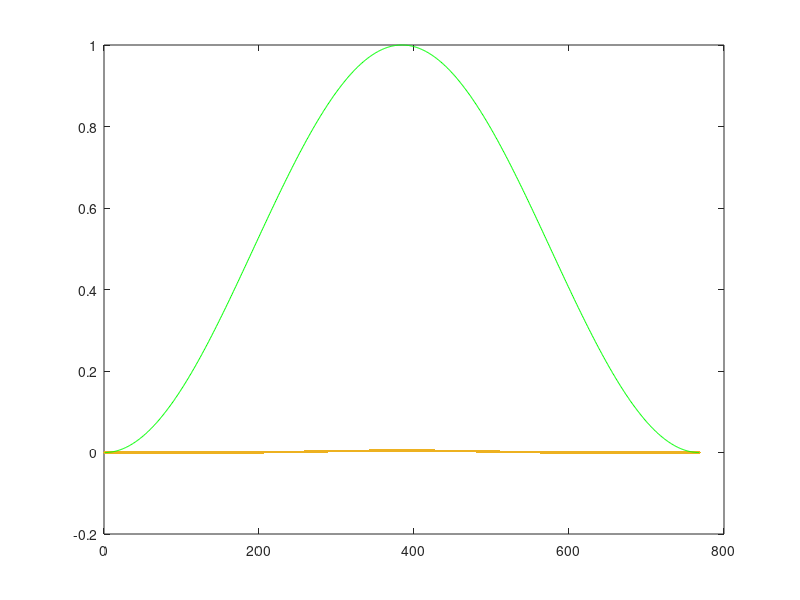

The MATLAB source for this figure:
close all;
clc;
clear all;
filter_coeff=[-0.000030328878, -0.000030577072, -0.000031071936, -0.000031810440, ...
        -0.000032788081, -0.000033998941, -0.000035435750, -0.000037089977, ...
        -0.000038951924, -0.000041010841, -0.000043255049, -0.000045672075, ...
        -0.000048248791, -0.000050971567, -0.000053826416, -0.000056799157, ...
        -0.000059875563, -0.000063041519, -0.000066283168, -0.000069587057, ...
        -0.000072940270, -0.000076330559, -0.000079746457, -0.000083177384, ...
        -0.000086613733, -0.000090046951, -0.000093469597, -0.000096875386, ...
        -0.000100259219, -0.000103617193, -0.000106946596, -0.000110245887, ...
        -0.000113514662, -0.000116753598, -0.000119964392, -0.000123149681, ...
        -0.000126312954, -0.000129458453, -0.000132591065, -0.000135716209, ...
        -0.000138839714, -0.000141967702, -0.000145106460, -0.000148262318, ...
        -0.000151441530, -0.000154650156, -0.000157893954, -0.000161178271, ...
        -0.000164507953, -0.000167887260, -0.000171319789, -0.000174808415, ...
        -0.000178355242, -0.000181961566, -0.000185627852, -0.000189353730, ...
        -0.000193137994, -0.000196978626, -0.000200872823, -0.000204817042, ...
        -0.000208807055, -0.000212838013, -0.000216904517, -0.000221000704, ...
        -0.000225120328, -0.000229256857, -0.000233403563, -0.000237553622, ...
        -0.000241700207, -0.000245836584, -0.000249956200, -0.000254052771, ...
        -0.000258120361, -0.000262153450, -0.000266147004, -0.000270096521, ...
        -0.000273998076, -0.000277848354, -0.000281644665, -0.000285384955, ...
        -0.000289067796, -0.000292692375, -0.000296258456, -0.000299766348, ...
        -0.000303216849, -0.000306611182, -0.000309950933, -0.000313237965, ...
        -0.000316474338, -0.000319662220, -0.000322803792, -0.000325901155, ...
        -0.000328956235, -0.000331970689, -0.000334945811, -0.000337882450, ...
        -0.000340780925, -0.000343640950, -0.000346461575, -0.000349241120, ...
        -0.000351977139, -0.000354666377, -0.000357304758, -0.000359887364, ...
        -0.000362408450, -0.000364861452, -0.000367239018, -0.000369533056, ...
        -0.000371734777, -0.000373834773, -0.000375823080, -0.000377689276, ...
        -0.000379422563, -0.000381011877, -0.000382445990, -0.000383713619, ...
        -0.000384803542, -0.000385704709, -0.000386406356, -0.000386898114, ...
        -0.000387170118, -0.000387213101, -0.000387018495, -0.000386578507, ...
        -0.000385886201, -0.000384935557, -0.000383721524, -0.000382240056, ...
        -0.000380488141, -0.000378463812, -0.000376166139, -0.000373595219, ...
        -0.000370752142, -0.000367638943, -0.000364258554, -0.000360614724, ...
        -0.000356711946, -0.000352555363, -0.000348150670, -0.000343504007, ...
        -0.000338621843, -0.000333510867, -0.000328177859, -0.000322629576, ...
        -0.000316872631, -0.000310913376, -0.000304757787, -0.000298411360, ...
        -0.000291879010, -0.000285164980, -0.000278272762, -0.000271205024, ...
        -0.000263963554, -0.000256549216, -0.000248961920, -0.000241200601, ...
        -0.000233263221, -0.000225146777, -0.000216847326, -0.000208360028, ...
        -0.000199679191, -0.000190798343, -0.000181710300, -0.000172407255, ...
        -0.000162880871, -0.000153122383, -0.000143122702, -0.000132872532, ...
        -0.000122362479, -0.000111583170, -0.000100525363, -0.000089180064, ...
        -0.000077538630, -0.000065592878, -0.000053335171, -0.000040758515, ...
        -0.000027856630, -0.000014624018, -0.000001056021, 0.000012851138, ...
        0.000027100327, 0.000041693485, 0.000056631617, 0.000071914809, ...
        0.000087542246, 0.000103512249, 0.000119822322, 0.000136469211, ...
        0.000153448970, 0.000170757041, 0.000188388336, 0.000206337332, ...
        0.000224598164, 0.000243164726, 0.000262030769, 0.000281190009, ...
        0.000300636218, 0.000320363327, 0.000340365516, 0.000360637298, ...
        0.000381173598, 0.000401969827, 0.000423021935, 0.000444326464, ...
        0.000465880589, 0.000487682136, 0.000509729602, 0.000532022152, ...
        0.000554559610, 0.000577342430, 0.000600371663, 0.000623648909, ...
        0.000647176257, 0.000670956213, 0.000694991628, 0.000719285612, ...
        0.000743841437, 0.000768662450, 0.000793751965, 0.000819113166, ...
        0.000844749009, 0.000870662116, 0.000896854682, 0.000923328383, ...
        0.000950084291, 0.000977122793, 0.001004443523, 0.001032045304, ...
        0.001059926097, 0.001088082964, 0.001116512045, 0.001145208547, ...
        0.001174166740, 0.001203379980, 0.001232840729, 0.001262540599, ...
        0.001292470407, 0.001322620233, 0.001352979500, 0.001383537057, ...
        0.001414281270, 0.001445200126, 0.001476281334, 0.001507512436, ...
        0.001538880923, 0.001570374340, 0.001601980408, 0.001633687126, ...
        0.001665482879, 0.001697356541, 0.001729297566, 0.001761296070, ...
        0.001793342912, 0.001825429752, 0.001857549108, 0.001889694393, ...
        0.001921859941, 0.001954041023, 0.001986233843, 0.002018435527, ...
        0.002050644089, 0.002082858396, 0.002115078108, 0.002147303617, ...
        0.002179535967, 0.002211776768, 0.002244028101, 0.002276292416, ...
        0.002308572425, 0.002340870987, 0.002373190996, 0.002405535266, ...
        0.002437906415, 0.002470306756, 0.002502738185, 0.002535202083, ...
        0.002567699223, 0.002600229679, 0.002632792754, 0.002665386912, ...
        0.002698009728, 0.002730657846, 0.002763326951, 0.002796011756, ...
        0.002828706000, 0.002861402467, 0.002894093007, 0.002926768579, ...
        0.002959419304, 0.002992034530, 0.003024602902, 0.003057112453, ...
        0.003089550693, 0.003121904707, 0.003154161264, 0.003186306922, ...
        0.003218328139, 0.003250211388, 0.003281943260, 0.003313510581, ...
        0.003344900504, 0.003376100618, 0.003407099027, 0.003437884440, ...
        0.003468446237, 0.003498774536, 0.003528860235, 0.003558695057, ...
        0.003588271569, 0.003617583196, 0.003646624221, 0.003675389765, ...
        0.003703875769, 0.003732078943, 0.003759996728, 0.003787627222, ...
        0.003814969120, 0.003842021626, 0.003868784372, 0.003895257323, ...
        0.003921440679, 0.003947334780, 0.003972940002, 0.003998256657, ...
        0.004023284898, 0.004048024621, 0.004072475378, 0.004096636296, ...
        0.004120505997, 0.004144082539, 0.004167363355, 0.004190345212, ...
        0.004213024178, 0.004235395601, 0.004257454099, 0.004279193573, ...
        0.004300607214, 0.004321687545, 0.004342426454, 0.004362815256, ...
        0.004382844754, 0.004402505313, 0.004421786948, 0.004440679412, ...
        0.004459172292, 0.004477255113, 0.004494917441, 0.004512148992, ...
        0.004528939733, 0.004545279991, 0.004561160551, 0.004576572754, ...
        0.004591508584, 0.004605960752, 0.004619922770, 0.004633389009, ...
        0.004646354755, 0.004658816245, 0.004670770698, 0.004682216325, ...
        0.004693152332, 0.004703578904, 0.004713497184, 0.004722909228, ...
        0.004731817958, 0.004740227096, 0.004748141095, 0.004755565048, ...
        0.004762504603, 0.004768965859, 0.004774955265, 0.004780479506, ...
        0.004785545399, 0.004790159771, 0.004794329357, 0.004798060681, ...
        0.004801359958, 0.004804232990, 0.004806685075, 0.004808720919, ...
        0.004810344567, 0.004811559332, 0.004812367747, 0.004812771523, ...
        0.004812771523, 0.004812367747, 0.004811559332, 0.004810344567, ...
        0.004808720919, 0.004806685075, 0.004804232990, 0.004801359958, ...
        0.004798060681, 0.004794329357, 0.004790159771, 0.004785545399, ...
        0.004780479506, 0.004774955265, 0.004768965859, 0.004762504603, ...
        0.004755565048, 0.004748141095, 0.004740227096, 0.004731817958, ...
        0.004722909228, 0.004713497184, 0.004703578904, 0.004693152332, ...
        0.004682216325, 0.004670770698, 0.004658816245, 0.004646354755, ...
        0.004633389009, 0.004619922770, 0.004605960752, 0.004591508584, ...
        0.004576572754, 0.004561160551, 0.004545279991, 0.004528939733, ...
        0.004512148992, 0.004494917441, 0.004477255113, 0.004459172292, ...
        0.004440679412, 0.004421786948, 0.004402505313, 0.004382844754, ...
        0.004362815256, 0.004342426454, 0.004321687545, 0.004300607214, ...
        0.004279193573, 0.004257454099, 0.004235395601, 0.004213024178, ...
        0.004190345212, 0.004167363355, 0.004144082539, 0.004120505997, ...
        0.004096636296, 0.004072475378, 0.004048024621, 0.004023284898, ...
        0.003998256657, 0.003972940002, 0.003947334780, 0.003921440679, ...
        0.003895257323, 0.003868784372, 0.003842021626, 0.003814969120, ...
        0.003787627222, 0.003759996728, 0.003732078943, 0.003703875769, ...
        0.003675389765, 0.003646624221, 0.003617583196, 0.003588271569, ...
        0.003558695057, 0.003528860235, 0.003498774536, 0.003468446237, ...
        0.003437884440, 0.003407099027, 0.003376100618, 0.003344900504, ...
        0.003313510581, 0.003281943260, 0.003250211388, 0.003218328139, ...
        0.003186306922, 0.003154161264, 0.003121904707, 0.003089550693, ...
        0.003057112453, 0.003024602902, 0.002992034530, 0.002959419304, ...
        0.002926768579, 0.002894093007, 0.002861402467, 0.002828706000, ...
        0.002796011756, 0.002763326951, 0.002730657846, 0.002698009728, ...
        0.002665386912, 0.002632792754, 0.002600229679, 0.002567699223, ...
        0.002535202083, 0.002502738185, 0.002470306756, 0.002437906415, ...
        0.002405535266, 0.002373190996, 0.002340870987, 0.002308572425, ...
        0.002276292416, 0.002244028101, 0.002211776768, 0.002179535967, ...
        0.002147303617, 0.002115078108, 0.002082858396, 0.002050644089, ...
        0.002018435527, 0.001986233843, 0.001954041023, 0.001921859941, ...
        0.001889694393, 0.001857549108, 0.001825429752, 0.001793342912, ...
        0.001761296070, 0.001729297566, 0.001697356541, 0.001665482879, ...
        0.001633687126, 0.001601980408, 0.001570374340, 0.001538880923, ...
        0.001507512436, 0.001476281334, 0.001445200126, 0.001414281270, ...
        0.001383537057, 0.001352979500, 0.001322620233, 0.001292470407, ...
        0.001262540599, 0.001232840729, 0.001203379980, 0.001174166740, ...
        0.001145208547, 0.001116512045, 0.001088082964, 0.001059926097, ...
        0.001032045304, 0.001004443523, 0.000977122793, 0.000950084291, ...
        0.000923328383, 0.000896854682, 0.000870662116, 0.000844749009, ...
        0.000819113166, 0.000793751965, 0.000768662450, 0.000743841437, ...
        0.000719285612, 0.000694991628, 0.000670956213, 0.000647176257, ...
        0.000623648909, 0.000600371663, 0.000577342430, 0.000554559610, ...
        0.000532022152, 0.000509729602, 0.000487682136, 0.000465880589, ...
        0.000444326464, 0.000423021935, 0.000401969827, 0.000381173598, ...
        0.000360637298, 0.000340365516, 0.000320363327, 0.000300636218, ...
        0.000281190009, 0.000262030769, 0.000243164726, 0.000224598164, ...
        0.000206337332, 0.000188388336, 0.000170757041, 0.000153448970, ...
        0.000136469211, 0.000119822322, 0.000103512249, 0.000087542246, ...
        0.000071914809, 0.000056631617, 0.000041693485, 0.000027100327, ...
        0.000012851138, -0.000001056021, -0.000014624018, -0.000027856630, ...
        -0.000040758515, -0.000053335171, -0.000065592878, -0.000077538630, ...
        -0.000089180064, -0.000100525363, -0.000111583170, -0.000122362479, ...
        -0.000132872532, -0.000143122702, -0.000153122383, -0.000162880871, ...
        -0.000172407255, -0.000181710300, -0.000190798343, -0.000199679191, ...
        -0.000208360028, -0.000216847326, -0.000225146777, -0.000233263221, ...
        -0.000241200601, -0.000248961920, -0.000256549216, -0.000263963554, ...
        -0.000271205024, -0.000278272762, -0.000285164980, -0.000291879010, ...
        -0.000298411360, -0.000304757787, -0.000310913376, -0.000316872631, ...
        -0.000322629576, -0.000328177859, -0.000333510867, -0.000338621843, ...
        -0.000343504007, -0.000348150670, -0.000352555363, -0.000356711946, ...
        -0.000360614724, -0.000364258554, -0.000367638943, -0.000370752142, ...
        -0.000373595219, -0.000376166139, -0.000378463812, -0.000380488141, ...
        -0.000382240056, -0.000383721524, -0.000384935557, -0.000385886201, ...
        -0.000386578507, -0.000387018495, -0.000387213101, -0.000387170118, ...
        -0.000386898114, -0.000386406356, -0.000385704709, -0.000384803542, ...
        -0.000383713619, -0.000382445990, -0.000381011877, -0.000379422563, ...
        -0.000377689276, -0.000375823080, -0.000373834773, -0.000371734777, ...
        -0.000369533056, -0.000367239018, -0.000364861452, -0.000362408450, ...
        -0.000359887364, -0.000357304758, -0.000354666377, -0.000351977139, ...
        -0.000349241120, -0.000346461575, -0.000343640950, -0.000340780925, ...
        -0.000337882450, -0.000334945811, -0.000331970689, -0.000328956235, ...
        -0.000325901155, -0.000322803792, -0.000319662220, -0.000316474338, ...
        -0.000313237965, -0.000309950933, -0.000306611182, -0.000303216849, ...
        -0.000299766348, -0.000296258456, -0.000292692375, -0.000289067796, ...
        -0.000285384955, -0.000281644665, -0.000277848354, -0.000273998076, ...
        -0.000270096521, -0.000266147004, -0.000262153450, -0.000258120361, ...
        -0.000254052771, -0.000249956200, -0.000245836584, -0.000241700207, ...
        -0.000237553622, -0.000233403563, -0.000229256857, -0.000225120328, ...
        -0.000221000704, -0.000216904517, -0.000212838013, -0.000208807055, ...
        -0.000204817042, -0.000200872823, -0.000196978626, -0.000193137994, ...
        -0.000189353730, -0.000185627852, -0.000181961566, -0.000178355242, ...
        -0.000174808415, -0.000171319789, -0.000167887260, -0.000164507953, ...
        -0.000161178271, -0.000157893954, -0.000154650156, -0.000151441530, ...
        -0.000148262318, -0.000145106460, -0.000141967702, -0.000138839714, ...
        -0.000135716209, -0.000132591065, -0.000129458453, -0.000126312954, ...
        -0.000123149681, -0.000119964392, -0.000116753598, -0.000113514662, ...
        -0.000110245887, -0.000106946596, -0.000103617193, -0.000100259219, ...
        -0.000096875386, -0.000093469597, -0.000090046951, -0.000086613733, ...
        -0.000083177384, -0.000079746457, -0.000076330559, -0.000072940270, ...
        -0.000069587057, -0.000066283168, -0.000063041519, -0.000059875563, ...
        -0.000056799157, -0.000053826416, -0.000050971567, -0.000048248791, ...
        -0.000045672075, -0.000043255049, -0.000041010841, -0.000038951924, ...
        -0.000037089977, -0.000035435750, -0.000033998941, -0.000032788081, ...
        -0.000031810440, -0.000031071936, -0.000030577072, -0.000030328878];
token = [4.082482904638630e-001 * sqrt(0.5)  -3.004261596374099e-017
    -5.282181998520569e-001 8.225260197957544e-018
    2.399888152683055e-001  -5.733259464062257e-017
    -1.209426510735405e-002 6.365366430137442e-018
    1.846294773620827e-005  -4.145515408357529e-018
    6.120179006378732e-004  -1.425483598645417e-017
    5.499197872127104e-004  3.338200835541673e-017
    3.330512243432287e-004  -3.991445470685697e-018
    1.174539197140093e-004  8.134817722064635e-018
    1.271175953190277e-003  1.061081289889354e-016
    5.904772354521236e-004  4.261935782680764e-018
    2.547449951754077e-004  -1.989653107221370e-018
    1.439335536944256e-004  1.032861020696383e-017
    8.379821248584243e-005  2.637946926618362e-018
    6.459175728329905e-005  -4.337403675070662e-018
    8.917856010668035e-004  5.921434018767376e-018];

dut = [-0.005490
-0.005535
-0.005625
-0.005758
-0.005935
-0.006154
-0.006415
-0.006714
-0.007051
-0.007424
-0.007830
-0.008268
-0.008734
-0.009227
-0.009744
-0.010282
-0.010839
-0.011412
-0.011999
-0.012597
-0.013204
-0.013817
-0.014436
-0.015057
-0.015679
-0.016300
-0.016920
-0.017536
-0.018149
-0.018757
-0.019359
-0.019957
-0.020548
-0.021135
-0.021716
-0.022292
-0.022865
-0.023434
-0.024002
-0.024567
-0.025133
-0.025699
-0.026267
-0.026838
-0.027414
-0.027995
-0.028582
-0.029176
-0.029779
-0.030391
-0.031012
-0.031644
-0.032286
-0.032939
-0.033602
-0.034277
-0.034962
-0.035657
-0.036362
-0.037076
-0.037798
-0.038528
-0.039264
-0.040005
-0.040751
-0.041500
-0.042251
-0.043002
-0.043752
-0.044501
-0.045247
-0.045988
-0.046725
-0.047455
-0.048178
-0.048893
-0.049599
-0.050296
-0.050983
-0.051660
-0.052327
-0.052983
-0.053629
-0.054264
-0.054888
-0.055503
-0.056107
-0.056702
-0.057288
-0.057865
-0.058434
-0.058994
-0.059547
-0.060093
-0.060632
-0.061163
-0.061688
-0.062206
-0.062716
-0.063219
-0.063715
-0.064201
-0.064679
-0.065147
-0.065603
-0.066047
-0.066477
-0.066893
-0.067291
-0.067671
-0.068031
-0.068369
-0.068683
-0.068971
-0.069230
-0.069460
-0.069657
-0.069820
-0.069947
-0.070036
-0.070085
-0.070093
-0.070058
-0.069978
-0.069853
-0.069681
-0.069461
-0.069193
-0.068876
-0.068509
-0.068093
-0.067628
-0.067113
-0.066550
-0.065938
-0.065278
-0.064572
-0.063819
-0.063022
-0.062181
-0.061297
-0.060372
-0.059407
-0.058402
-0.057360
-0.056281
-0.055167
-0.054018
-0.052836
-0.051620
-0.050373
-0.049093
-0.047782
-0.046440
-0.045067
-0.043662
-0.042225
-0.040756
-0.039254
-0.037717
-0.036146
-0.034538
-0.032893
-0.031209
-0.029485
-0.027718
-0.025908
-0.024052
-0.022150
-0.020199
-0.018197
-0.016143
-0.014036
-0.011874
-0.009655
-0.007378
-0.005043
-0.002647
-0.000191
0.002326
0.004906
0.007547
0.010251
0.013018
0.015847
0.018738
0.021690
0.024704
0.027777
0.030910
0.034102
0.037351
0.040657
0.044018
0.047433
0.050901
0.054421
0.057992
0.061613
0.065282
0.069000
0.072764
0.076575
0.080432
0.084333
0.088280
0.092271
0.096306
0.100386
0.104510
0.108679
0.112893
0.117151
0.121456
0.125807
0.130205
0.134650
0.139143
0.143684
0.148275
0.152916
0.157607
0.162348
0.167140
0.171984
0.176878
0.181824
0.186820
0.191867
0.196964
0.202110
0.207305
0.212547
0.217835
0.223168
0.228544
0.233962
0.239420
0.244916
0.250447
0.256012
0.261609
0.267236
0.272889
0.278567
0.284268
0.289989
0.295729
0.301485
0.307254
0.313036
0.318829
0.324630
0.330438
0.336252
0.342071
0.347894
0.353719
0.359547
0.365376
0.371206
0.377038
0.382870
0.388703
0.394538
0.400374
0.406213
0.412053
0.417896
0.423743
0.429593
0.435448
0.441308
0.447173
0.453044
0.458921
0.464803
0.470692
0.476587
0.482487
0.488392
0.494302
0.500216
0.506132
0.512050
0.517969
0.523887
0.529802
0.535712
0.541616
0.547512
0.553396
0.559268
0.565125
0.570964
0.576783
0.582580
0.588351
0.594095
0.599810
0.605492
0.611140
0.616751
0.622324
0.627856
0.633346
0.638792
0.644193
0.649547
0.654853
0.660109
0.665317
0.670473
0.675579
0.680632
0.685634
0.690583
0.695480
0.700325
0.705117
0.709857
0.714544
0.719179
0.723762
0.728292
0.732771
0.737197
0.741570
0.745891
0.750159
0.754373
0.758533
0.762639
0.766689
0.770682
0.774617
0.778493
0.782309
0.786063
0.789754
0.793380
0.796939
0.800429
0.803849
0.807196
0.810470
0.813667
0.816786
0.819826
0.822784
0.825658
0.828448
0.831152
0.833768
0.836295
0.838733
0.841080
0.843336
0.845500
0.847572
0.849551
0.851439
0.853234
0.854938
0.856551
0.858073
0.859505
0.860849
0.862105
0.863275
0.864359
0.865359
0.866276
0.867112
0.867866
0.868542
0.869139
0.869659
0.870103
0.870471
0.870766
0.870985
0.871132
0.871205
0.871205
0.871132
0.870985
0.870766
0.870471
0.870103
0.869659
0.869139
0.868542
0.867866
0.867112
0.866276
0.865359
0.864359
0.863275
0.862105
0.860849
0.859505
0.858073
0.856551
0.854938
0.853234
0.851439
0.849551
0.847572
0.845500
0.843336
0.841080
0.838733
0.836295
0.833768
0.831152
0.828448
0.825658
0.822784
0.819826
0.816786
0.813667
0.810470
0.807197
0.803849
0.800429
0.796939
0.793380
0.789754
0.786063
0.782309
0.778493
0.774617
0.770682
0.766689
0.762639
0.758533
0.754373
0.750159
0.745891
0.741571
0.737197
0.732771
0.728292
0.723762
0.719179
0.714544
0.709857
0.705117
0.700325
0.695480
0.690583
0.685634
0.680632
0.675579
0.670473
0.665317
0.660110
0.654853
0.649546
0.644193
0.638792
0.633346
0.627856
0.622324
0.616751
0.611139
0.605492
0.599809
0.594095
0.588351
0.582580
0.576783
0.570964
0.565125
0.559268
0.553396
0.547512
0.541616
0.535712
0.529802
0.523887
0.517969
0.512050
0.506132
0.500216
0.494302
0.488392
0.482487
0.476586
0.470692
0.464803
0.458920
0.453044
0.447173
0.441308
0.435448
0.429593
0.423743
0.417896
0.412053
0.406213
0.400374
0.394538
0.388704
0.382870
0.377037
0.371206
0.365376
0.359547
0.353719
0.347894
0.342071
0.336252
0.330438
0.324630
0.318828
0.313036
0.307254
0.301485
0.295729
0.289989
0.284268
0.278567
0.272889
0.267235
0.261609
0.256012
0.250447
0.244916
0.239420
0.233962
0.228544
0.223168
0.217835
0.212547
0.207305
0.202110
0.196964
0.191867
0.186820
0.181824
0.176878
0.171984
0.167140
0.162348
0.157607
0.152916
0.148275
0.143684
0.139143
0.134650
0.130205
0.125807
0.121456
0.117151
0.112893
0.108679
0.104510
0.100386
0.096306
0.092271
0.088280
0.084333
0.080432
0.076575
0.072764
0.069000
0.065282
0.061613
0.057992
0.054421
0.050901
0.047433
0.044018
0.040657
0.037351
0.034102
0.030910
0.027777
0.024704
0.021690
0.018738
0.015847
0.013018
0.010251
0.007547
0.004906
0.002326
-0.000191
-0.002647
-0.005043
-0.007378
-0.009655
-0.011874
-0.014036
-0.016143
-0.018197
-0.020199
-0.022150
-0.024052
-0.025908
-0.027718
-0.029485
-0.031209
-0.032893
-0.034538
-0.036146
-0.037717
-0.039254
-0.040756
-0.042225
-0.043662
-0.045067
-0.046440
-0.047783
-0.049093
-0.050373
-0.051620
-0.052836
-0.054018
-0.055167
-0.056281
-0.057360
-0.058402
-0.059407
-0.060372
-0.061297
-0.062181
-0.063022
-0.063819
-0.064572
-0.065278
-0.065938
-0.066550
-0.067113
-0.067628
-0.068093
-0.068509
-0.068876
-0.069193
-0.069461
-0.069681
-0.069853
-0.069978
-0.070058
-0.070093
-0.070085
-0.070036
-0.069947
-0.069820
-0.069657
-0.069460
-0.069230
-0.068971
-0.068683
-0.068369
-0.068031
-0.067671
-0.067291
-0.066893
-0.066477
-0.066047
-0.065603
-0.065147
-0.064679
-0.064201
-0.063715
-0.063219
-0.062716
-0.062206
-0.061688
-0.061163
-0.060632
-0.060093
-0.059547
-0.058994
-0.058434
-0.057865
-0.057288
-0.056702
-0.056107
-0.055503
-0.054888
-0.054264
-0.053629
-0.052983
-0.052327
-0.051660
-0.050983
-0.050296
-0.049599
-0.048893
-0.048178
-0.047455
-0.046725
-0.045988
-0.045247
-0.044501
-0.043752
-0.043002
-0.042251
-0.041500
-0.040751
-0.040005
-0.039264
-0.038528
-0.037798
-0.037076
-0.036362
-0.035657
-0.034962
-0.034277
-0.033602
-0.032939
-0.032286
-0.031644
-0.031012
-0.030391
-0.029779
-0.029176
-0.028582
-0.027995
-0.027414
-0.026838
-0.026267
-0.025699
-0.025133
-0.024567
-0.024002
-0.023435
-0.022865
-0.022292
-0.021716
-0.021135
-0.020548
-0.019957
-0.019359
-0.018757
-0.018149
-0.017536
-0.016920
-0.016300
-0.015679
-0.015057
-0.014436
-0.013817
-0.013204
-0.012597
-0.011999
-0.011412
-0.010839
-0.010282
-0.009744
-0.009227
-0.008734
-0.008268
-0.007830
-0.007424
-0.007051
-0.006714
-0.006415
-0.006154
-0.005935
-0.005758
-0.005625
-0.005535
-0.005490
];
dut = dut.';
dut = dut * 0.00552427172802;
token = reshape(token, [1, 32]);

out=zeros(1, 768);

for i = 1:768
    for j = 1:32
        out(i) = out(i) + token(j) * cos(pi*(j-1)*(2*i-1)/(768));
    end
end

out = out * sqrt(2/768) * sqrt(256) * sqrt(128)/2048;

plot(filter_coeff);
hold on;
plot(out);
hold on;
plot(dut, '.');
hold on;
plot(hanning(768), 'g');
% This is time inpulse response
